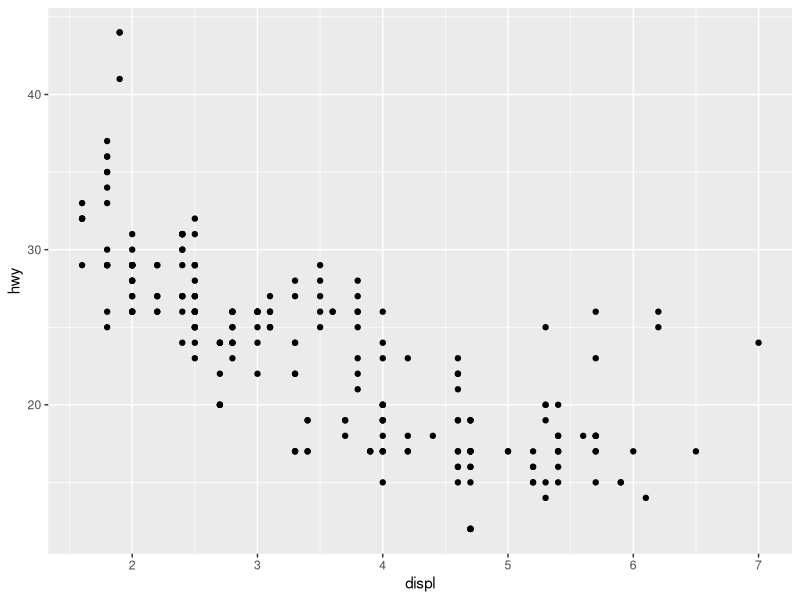
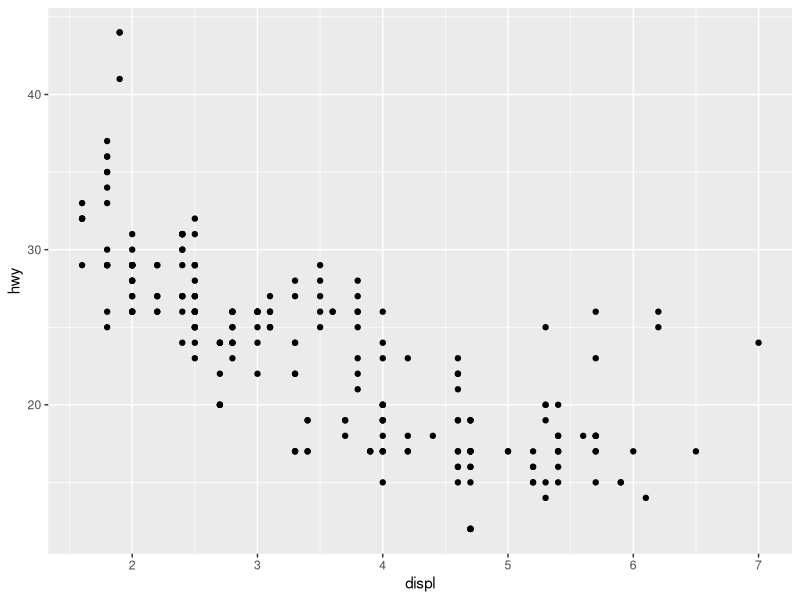
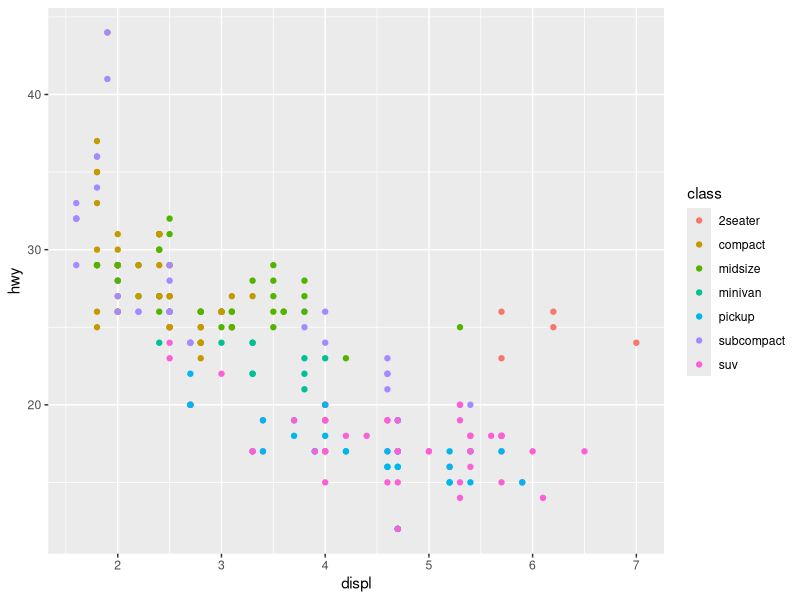
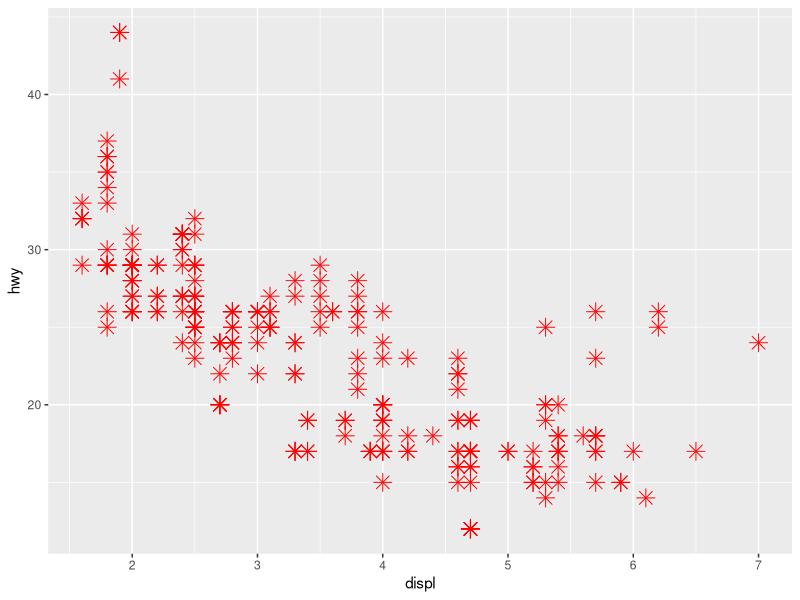
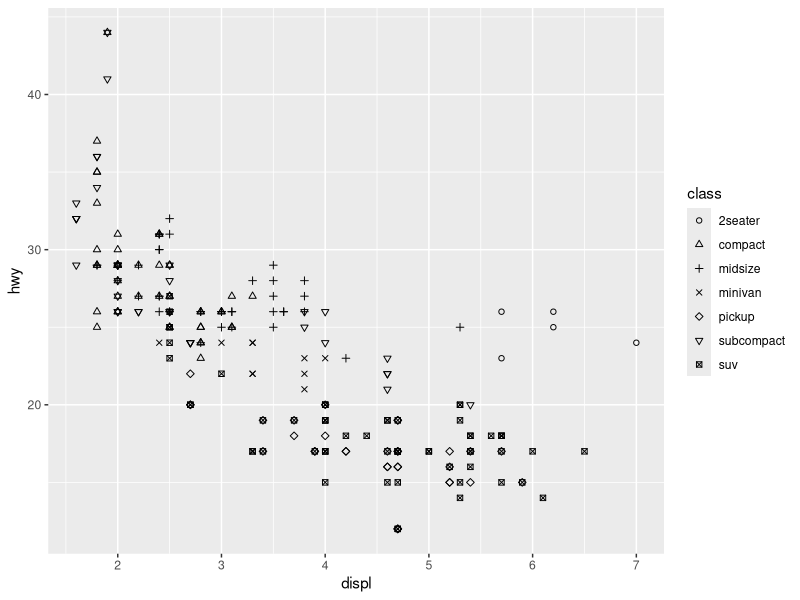
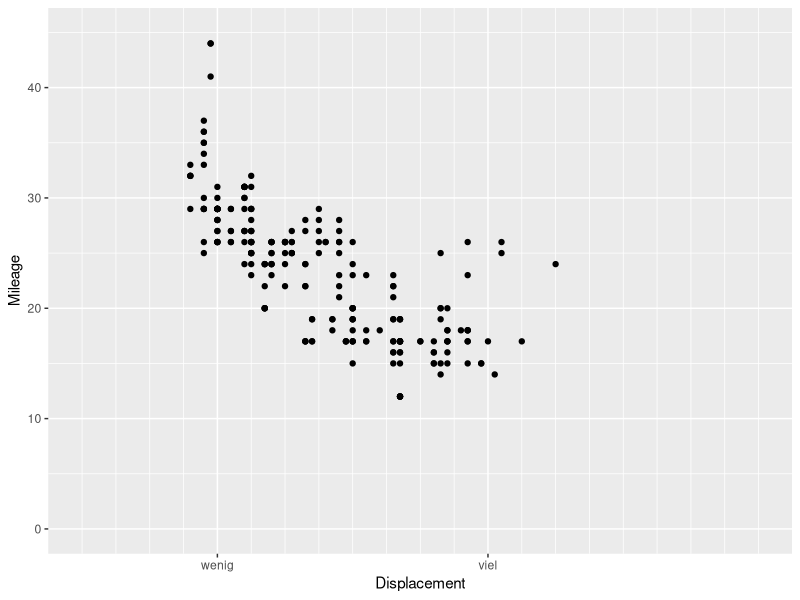
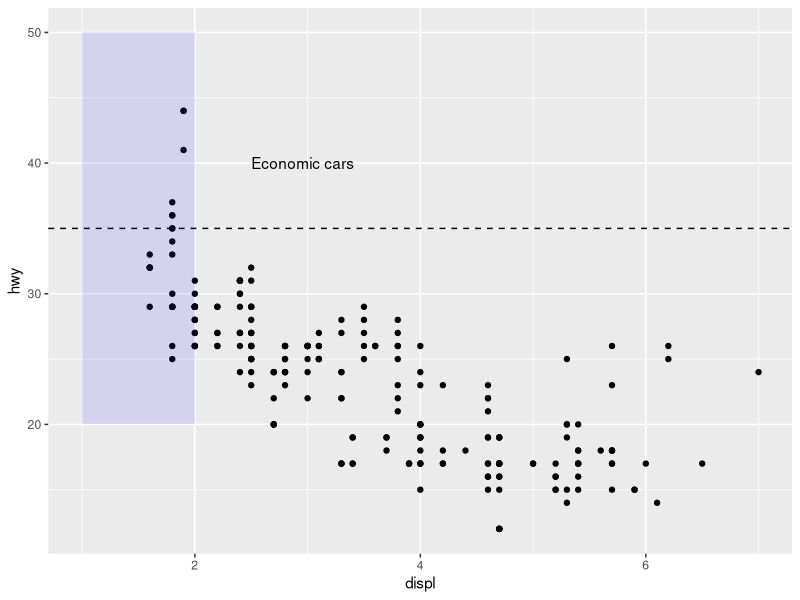
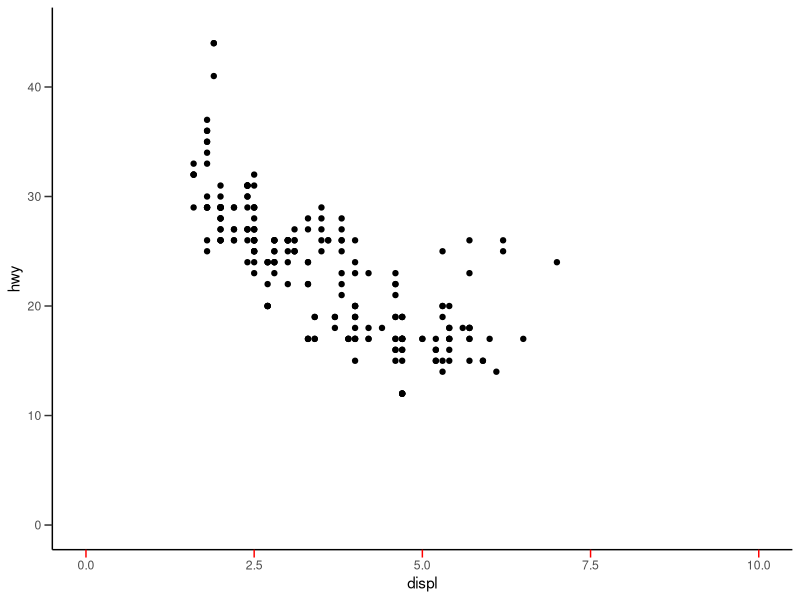

Generate these figures, in order, with R:
library(tidyverse)

ggplot(data = mpg, 
       mapping = aes(x = displ,
                     y = hwy)) +
  geom_point()

# Kurzform
ggplot(mpg, aes(displ, hwy)) +
  geom_point()

# mapping Drittvariable
ggplot(mpg, aes(displ, hwy,
                color = class)) +
  geom_point()


# Konfektionierung Daten
ggplot(mpg, aes(displ, hwy)) +
  geom_point(shape = 8,
             color = 'red',
             size = 4)


# Konfektionierung Daten: shape
ggplot(mpg, aes(displ, hwy,
                shape = class)) +
  geom_point() +
  scale_shape_manual(values = 1:7)


### Achsen
ggplot(mpg, aes(displ, hwy)) +
  geom_point() + 
  coord_cartesian(xlim = c(0,10), ylim = c(0, 45))+
  scale_x_continuous(breaks = c(2,6),
                     minor_breaks = seq(0,10,0.5),
                     labels = c("wenig", "viel"),
                     name = "Displacement") + 
  scale_y_continuous(breaks = seq(0,50,10),
                     minor_breaks = seq(0,45,5),
                     name = "Mileage") 

# Anmerkungen
ggplot(mpg, aes(displ, hwy)) +
  geom_point() +
  geom_hline(yintercept = 35,
             linetype = 'dashed') +
  annotate("rect", xmin = 1, xmax = 2,
           ymin = 20, ymax = 50,
           alpha = .1,fill = "blue") +
  annotate("text", x = 2.5, y = 40,
           label = 'Economic cars',
           vjust = "center", hjust = "left")

# themes
ggplot(mpg, aes(displ, hwy)) +
  geom_point() +
  coord_cartesian(xlim = c(0,10), ylim = c(0, 45))+
  theme_classic() +
  theme(
    axis.ticks.length = unit(0.2, "cm"),
    axis.ticks.x = element_line(color = 'red'))

# Objekt
myPlot <- ggplot(mpg, aes(displ, hwy)) 
myPlot + geom_point()

# export
myPlot <- ggplot(data = mpg, 
                 mapping = aes(x = displ,
                               y = hwy)) +
  scale_x_continuous(name = "Displacement") + 
  scale_y_continuous(name = "Mileage") +
  theme_classic() +
  geom_point()

ggsave(filename = "myPlot.svg", 
       plot = myPlot,
       width = 5,
       height = 5,
       units = 'cm',
       dpi = 300)

